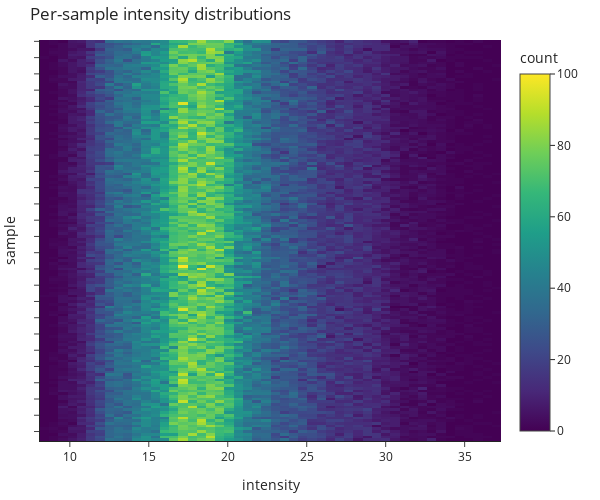

This figure's notebook cell:
### Markdown cell above
### Normalization

### Code cell
#assumes sample_name is platenumber_plateposition

msp.sample_density_heatmap(batch_corrected)

### Figure 1 — Plotly figure (JSON) as saved in the notebook; plotly's stock layout.template omitted (floating-point values rounded to 4 significant figures; data arrays with more than 128 entries replaced by an {"elided": "..."} marker saying what was removed)
{"data": [{"coloraxis": "coloraxis", "hovertemplate": "intensity: %{x}<br>sample: %{y}<br>count: %{z}<extra></extra>", "name": "0", "type": "heatmap", "x": [8.403, 8.987, 9.571, 10.15, 10.74, 11.32, 11.91, 12.49, 13.07, 13.66, 14.24, 14.82, 15.41, 15.99, 16.58, 17.16, 17.74, 18.33, 18.91, 19.5, 20.08, 20.66, 21.25, 21.83, 22.41, 23.0, 23.58, 24.17, 24.75, 25.33, 25.92, 26.5, 27.09, 27.67, 28.25, 28.84, 29.42, 30.0, 30.59, 31.17, 31.76, 32.34, 32.92, 33.51, 34.09, 34.67, 35.26, 35.84, 36.43, 37.01], "xaxis": "x", "y": {"elided": "148 str values"}, "yaxis": "y", "z": {"elided": "148x50 float values"}}], "layout": {"coloraxis": {"colorbar": {"title": {"text": "count"}}, "colorscale": [[0, "#440154"], [0.1111, "#482878"], [0.2222, "#3e4989"], [0.3333, "#31688e"], [0.4444, "#26828e"], [0.5556, "#1f9e89"], [0.6667, "#35b779"], [0.7778, "#6ece58"], [0.8889, "#b5de2b"], [1, "#fde725"]]}, "height": 500, "margin": {"b": 10, "l": 10, "r": 10, "t": 40}, "title": {"text": "Per-sample intensity distributions"}, "width": 600, "xaxis": {"anchor": "y", "domain": [0, 1], "title": {"text": "intensity"}}, "yaxis": {"anchor": "x", "autorange": "reversed", "domain": [0, 1], "showticklabels": false, "title": {"text": "sample"}}}}
